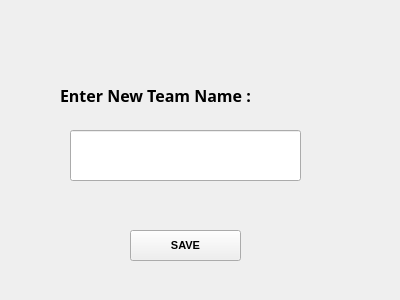
<?xml version="1.0" encoding="UTF-8"?>
<ui version="4.0">
 <class>new_2</class>
 <widget class="QWidget" name="new_2">
  <property name="geometry">
   <rect>
    <x>0</x>
    <y>0</y>
    <width>400</width>
    <height>300</height>
   </rect>
  </property>
  <property name="windowTitle">
   <string>Fantasy Cricket</string>
  </property>
  <property name="windowIcon">
   <iconset>
    <normaloff>../Image/cricket.png</normaloff>../Image/cricket.png</iconset>
  </property>
  <widget class="QLabel" name="label">
   <property name="geometry">
    <rect>
     <x>60</x>
     <y>60</y>
     <width>281</width>
     <height>71</height>
    </rect>
   </property>
   <property name="font">
    <font>
     <family>MV Boli</family>
     <pointsize>12</pointsize>
     <weight>75</weight>
     <italic>false</italic>
     <bold>true</bold>
    </font>
   </property>
   <property name="text">
    <string>Enter New Team Name :</string>
   </property>
  </widget>
  <widget class="QLineEdit" name="lineEdit">
   <property name="geometry">
    <rect>
     <x>70</x>
     <y>130</y>
     <width>231</width>
     <height>51</height>
    </rect>
   </property>
   <property name="font">
    <font>
     <pointsize>10</pointsize>
     <weight>75</weight>
     <bold>true</bold>
    </font>
   </property>
   <property name="alignment">
    <set>Qt::AlignCenter</set>
   </property>
  </widget>
  <widget class="QPushButton" name="create">
   <property name="geometry">
    <rect>
     <x>130</x>
     <y>230</y>
     <width>111</width>
     <height>31</height>
    </rect>
   </property>
   <property name="font">
    <font>
     <pointsize>8</pointsize>
     <weight>75</weight>
     <bold>true</bold>
    </font>
   </property>
   <property name="text">
    <string>SAVE</string>
   </property>
  </widget>
 </widget>
 <resources/>
 <connections/>
</ui>
